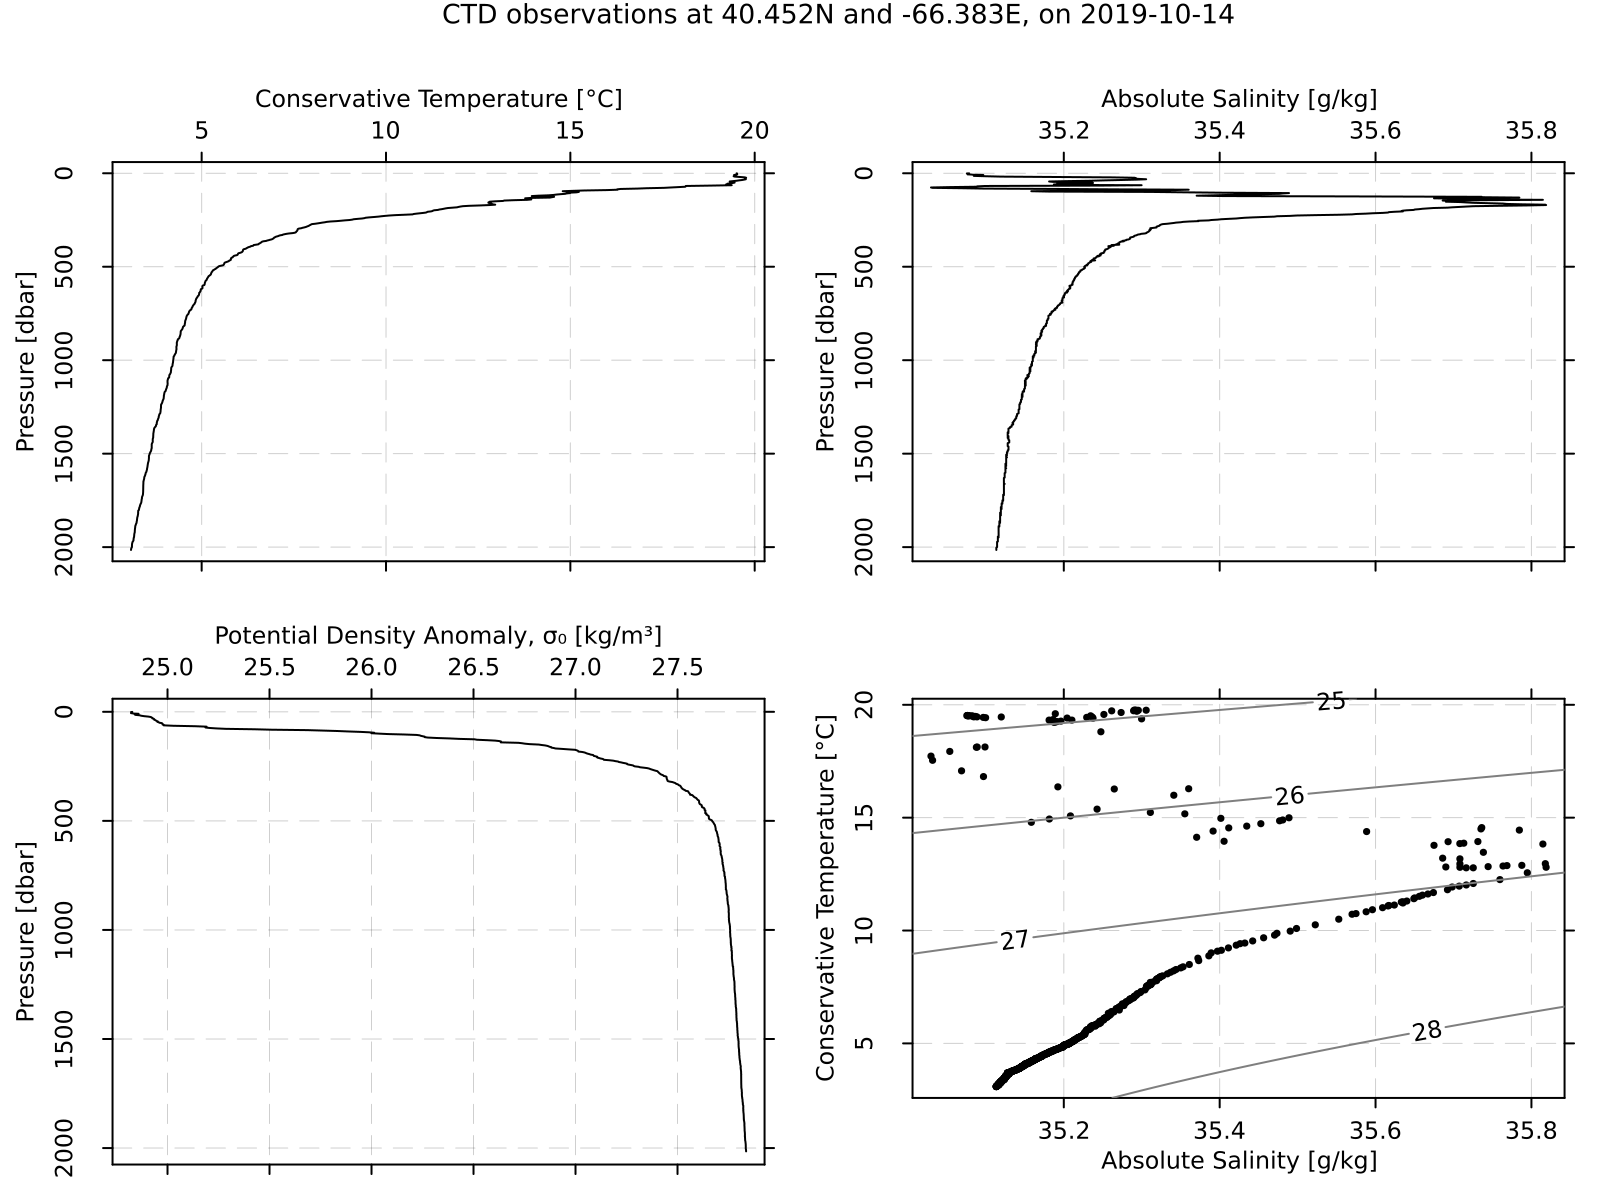

The Julia source for this figure:
# Read and plot a built-in Argo file
using OceanAnalysis, Dates, Measures, Plots, Printf
filename = joinpath(dirname(dirname(pathof(OceanAnalysis))), "data",
    "D4902911_095.nc")
argo = read_argo(filename)
ctd = as_ctd(argo)
p1 = plot_profile(ctd, which="CT");
p2 = plot_profile(ctd, which="SA");
p3 = plot_profile(ctd, which="sigma0");
p4 = plot_TS(ctd);
title = @sprintf("CTD observations at %.3fN and %.3fE, on %s",
    ctd.metadata["latitude"], ctd.metadata["longitude"],
    Dates.format(ctd.metadata["time"], "yyyy-mm-dd"))
plot(p1, p2, p3, p4, layout=(2, 2), size=(800, 600), margin=0.25cm,
    dpi=200, plot_title=title, plot_titlefontsize=9)
savefig("argo_profile.png")
